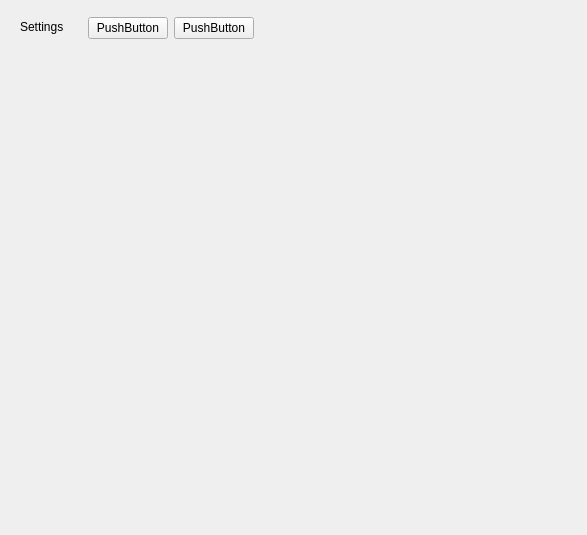
<?xml version="1.0" encoding="UTF-8"?>
<ui version="4.0">
 <class>Form</class>
 <widget class="QWidget" name="Form">
  <property name="geometry">
   <rect>
    <x>0</x>
    <y>0</y>
    <width>587</width>
    <height>535</height>
   </rect>
  </property>
  <property name="windowTitle">
   <string>Form</string>
  </property>
  <layout class="QVBoxLayout" name="verticalLayout">
   <item>
    <widget class="QWidget" name="widget_6" native="true">
     <layout class="QHBoxLayout" name="horizontalLayout_2">
      <property name="topMargin">
       <number>3</number>
      </property>
      <property name="bottomMargin">
       <number>0</number>
      </property>
      <item alignment="Qt::AlignLeft">
       <widget class="QLabel" name="label_3">
        <property name="text">
         <string>Settings</string>
        </property>
        <property name="alignment">
         <set>Qt::AlignLeading|Qt::AlignLeft|Qt::AlignVCenter</set>
        </property>
       </widget>
      </item>
      <item>
       <widget class="QWidget" name="widget_7" native="true">
        <property name="sizePolicy">
         <sizepolicy hsizetype="Expanding" vsizetype="Preferred">
          <horstretch>0</horstretch>
          <verstretch>0</verstretch>
         </sizepolicy>
        </property>
        <layout class="QHBoxLayout" name="horizontalLayout_3">
         <property name="topMargin">
          <number>0</number>
         </property>
         <property name="bottomMargin">
          <number>0</number>
         </property>
         <item alignment="Qt::AlignLeft">
          <widget class="QWidget" name="widget_8" native="true">
           <layout class="QHBoxLayout" name="horizontalLayout_4">
            <property name="topMargin">
             <number>3</number>
            </property>
            <property name="bottomMargin">
             <number>0</number>
            </property>
            <item>
             <widget class="QPushButton" name="pushButton_6">
              <property name="text">
               <string>PushButton</string>
              </property>
             </widget>
            </item>
            <item>
             <widget class="QPushButton" name="pushButton_7">
              <property name="text">
               <string>PushButton</string>
              </property>
             </widget>
            </item>
           </layout>
          </widget>
         </item>
        </layout>
       </widget>
      </item>
     </layout>
    </widget>
   </item>
   <item>
    <widget class="QWidget" name="widget_11" native="true">
     <property name="sizePolicy">
      <sizepolicy hsizetype="Preferred" vsizetype="Expanding">
       <horstretch>0</horstretch>
       <verstretch>0</verstretch>
      </sizepolicy>
     </property>
    </widget>
   </item>
  </layout>
 </widget>
 <resources/>
 <connections/>
</ui>
